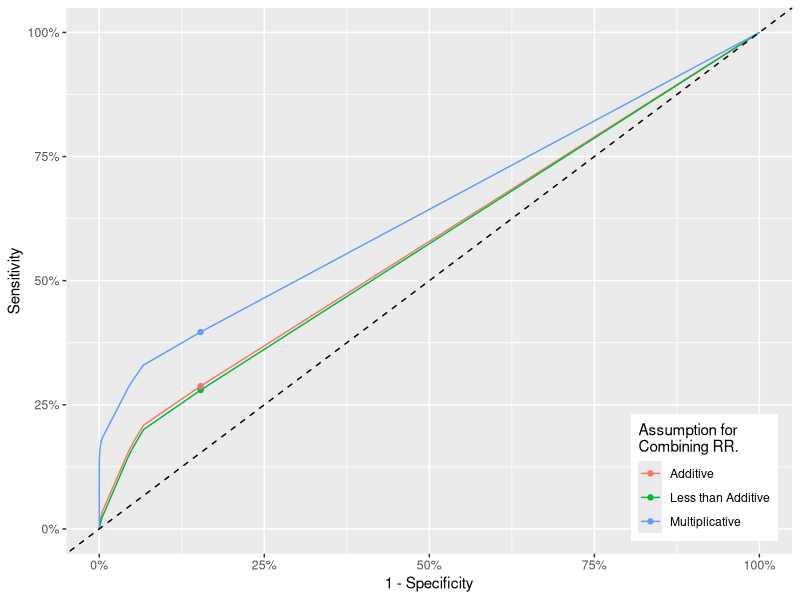
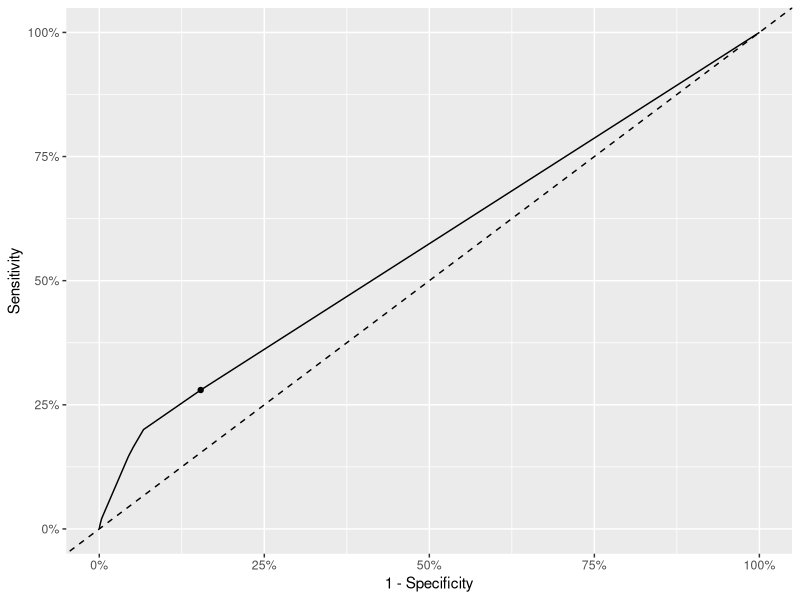
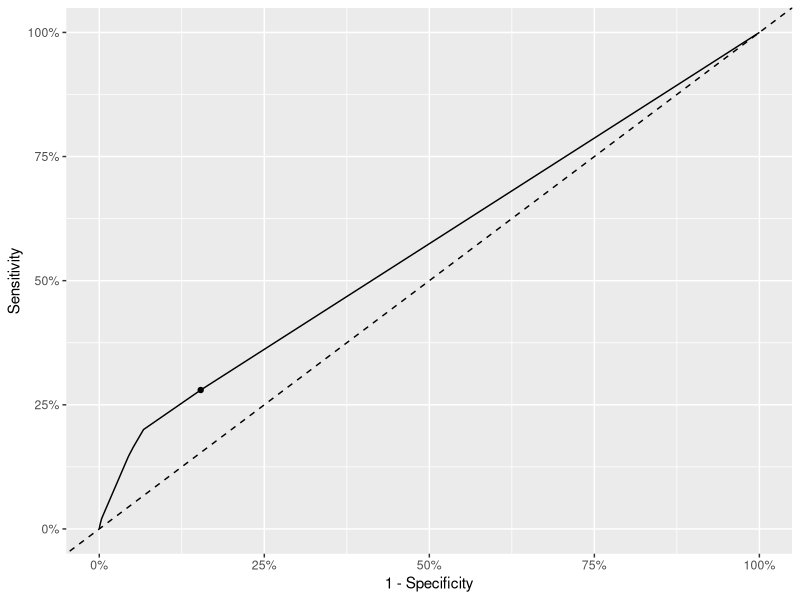
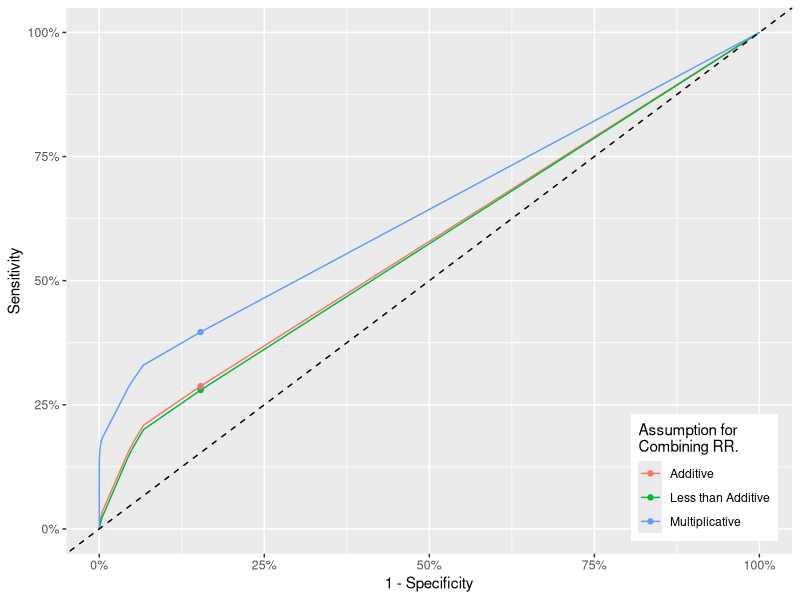

The R script that drew these images, in order:
library(tidyverse)



n_vul <- 5277
n_mapped <- 34214



profile <- read_csv(here::here("data", "profile_vulnerable.csv"))
rr <- read_csv(here::here("data", "rr_vulnerable.csv"))

targets <- read_csv(here::here("data", "targets.csv"))
targets <- as.list(setNames(targets$M, targets$Index))


pop <- local({
  x <- profile %>% 
    mutate(
      Dust = str_detect(RF, "Dust"),
      Diabetes = str_detect(RF, "Diabetes"),
      Tobacco = str_detect(RF, "Tobacco"),
      HCW = str_detect(RF, "HCW"),
      Alc = str_detect(RF, "Alcohol"),
      CLD = str_detect(RF, "Chronic lung disease"),
      PastTB = str_detect(RF, "Past TB"),
      Contact = str_detect(RF, "HH Contact"),
      CLD_CKD = str_detect(RF, "CLD/CKD"),
      Cancer = str_detect(RF, "Cancer"),
      Total = Total * n_vul / sum(Total),
      Key = 1:n()
    ) %>% 
    pivot_longer(Dust:Cancer, names_to = "Name", values_to = "Exist") %>% 
    left_join(rr %>% select(Name, RR)) %>% 
    mutate(RR = ifelse(Exist, RR, 0)) %>% 
    filter(Exist) %>% 
    group_by(Key, Total) %>% 
    summarise(
      add = sum(RR),
      mul = prod(RR),
      ladd = 0.1 * sum(RR) + 0.9 * max(RR)
    )
  
  x <- bind_rows(x, tibble(Key = max(x$Key) + 1, Total = n_mapped - n_vul, add = 1, mul = 1, ladd = 1))
  
  x %>% ungroup()
})


populate <- function(df) {
  df %>% 
    mutate(
      Prev = targets$Prev * Total * RR / sum(Total * RR),
      TB_A = Prev * targets$PrAsym,
      TB_S = Prev * (1 - targets$PrAsym),
      NonTB = Total - Prev,
      NonTB_S = pmax(Total * 0.036 - TB_S, 0),
      NonTB_A = pmax(NonTB - NonTB_S, 0)
    ) %>% 
    select(Key, Total, RR, TB_A, TB_S, NonTB_A, NonTB_S)
}


calc_roc <- function(df, lab) {
  cs <- sort(df$RR)
  cs <- c(0, cs, max(cs) + 0.1)
  
  bind_rows(lapply(cs, function(cutoff) {
    df %>% 
      summarise(
        CutOff = cutoff,
        Sens = sum((TB_S + TB_A) * (RR > cutoff)) / sum((TB_S + TB_A)),
        Spec = sum((NonTB_S + NonTB_A) * (RR <= cutoff)) / sum((NonTB_S + NonTB_A))
      )
  })) %>% mutate(Assumption = lab)
}


calc_one <- function(df, lab) {
  df %>% 
    summarise(
      Sens = sum((TB_S + TB_A) * (RR > 1)) / sum((TB_S + TB_A)),
      Spec = sum((NonTB_S + NonTB_A) * (RR <= 1)) / sum((NonTB_S + NonTB_A))
    ) %>% mutate(Assumption = lab)
}


pop_ladd <- pop %>% 
  mutate(Total = Total / sum(Total)) %>% 
  select(Key, Total, RR = ladd) %>% 
  populate() %>% 
  arrange(RR)


pop_add <- pop %>% 
  mutate(Total = Total / sum(Total)) %>% 
  select(Key, Total, RR = add) %>% 
  populate() %>% 
  arrange(RR)


pop_mul <- pop %>% 
  mutate(Total = Total / sum(Total)) %>% 
  select(Key, Total, RR = mul) %>% 
  populate() %>% 
  arrange(RR)


rocs <- bind_rows(
  pop_ladd %>% calc_roc("ladd"),
  pop_add %>% calc_roc("add"),
  pop_mul %>% calc_roc("mul")
)


rocs0 <- bind_rows(
  pop_ladd %>% calc_one("ladd"),
  pop_add %>% calc_one("add"),
  pop_mul %>% calc_one("mul")
)


g_rocs <- ggplot(rocs) +
  geom_line(aes(x = 1 - Spec, y = Sens, colour = Assumption)) +
  geom_point(data = rocs0, aes(x = 1 - Spec, y = Sens, colour = Assumption)) + 
  geom_abline(slope = 1, linetype = 2) +
  scale_x_continuous("1 - Specificity", labels = scales::percent) +
  scale_y_continuous("Sensitivity", labels = scales::percent) + 
  scale_color_discrete("Assumption for \nCombining RR.", 
                       label = c(add = "Additive", mul = "Multiplicative", ladd = "Less than Additive")) +
  theme(legend.position = c(1, 0), legend.justification = c(1.1, -0.1))

g_rocs


g_roc <- ggplot(rocs %>% filter(Assumption == "ladd")) +
  geom_line(aes(x = 1 - Spec, y = Sens)) +
  geom_point(data = rocs0 %>% filter(Assumption == "ladd"), aes(x = 1 - Spec, y = Sens)) + 
  geom_abline(slope = 1, linetype = 2) +
  scale_x_continuous("1 - Specificity", labels = scales::percent) +
  scale_y_continuous("Sensitivity", labels = scales::percent) + 
  theme(legend.position = c(1, 0), legend.justification = c(1.1, -0.1))

g_roc


ggsave(g_roc, filename = here::here("docs", "figs", "g_roc.png"), width = 5, height = 5)  
ggsave(g_rocs, filename = here::here("docs", "figs", "g_rocs.png"), width = 5, height = 5)  

